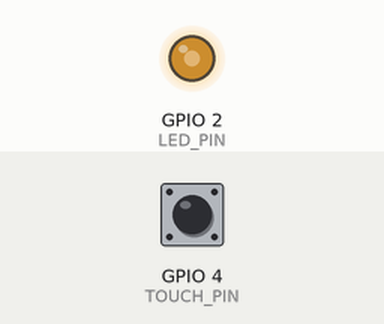
Bench run of a sketch on a simulated ESP32. Parts: output pins drawn as LEDs (lit = HIGH). The test bench sets the inputs (shaded band); at power-on: GPIO 4 (TOUCH_PIN) HIGH. WiFi joins after 1.5 s; servers stay silent unless stated; uploads are accepted with an empty reply; EEPROM starts erased; what the sketch prints to the serial monitor is not drawn. At 2.1 s the program puts the board to deep sleep or switches it off; the recording ends there.

Above: at 0.05 s.
At 0.3 s:
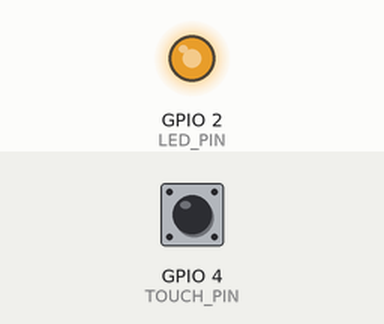
At 0.6 s:
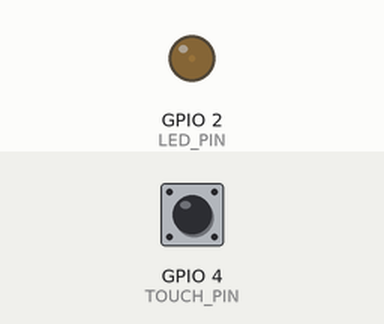
At 0.8 s:
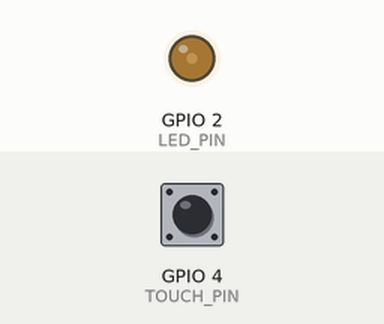
Timing chart, 0 to 2.1 s (numbered marks = the images above):
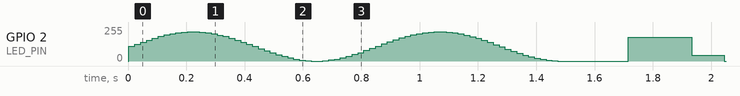

The sketch:

esp32-sentinel-watchdog.ino
```cpp
#include <WiFi.h>
#include <HTTPClient.h>
#include <WiFiClientSecure.h>
#include <rom/rtc.h>
#include <Preferences.h>
#include <math.h>

#include "secrets.h"  // Dane dostępowe poza repozytorium -> skopiuj secrets.example.h jako secrets.h

// ==========================================
// 1. KONFIGURACJA SIECI I USŁUGI
// ==========================================
const char* primary_ssid     = SECRET_PRIMARY_SSID;
const char* primary_password = SECRET_PRIMARY_PASSWORD;

const char* backup_ssid      = SECRET_BACKUP_SSID;      // "" = failover wyłączony
const char* backup_password  = SECRET_BACKUP_PASSWORD;

const char* hc_uuid          = SECRET_HC_UUID;

#define TIME_TO_SLEEP 60
#define MICROSECONDS_TO_SECONDS 1000000ULL

#define LED_PIN   2
#define TOUCH_PIN 4  // GPIO 4 (T0 / D4) -> Dotyk wybudzający

// ==========================================
// 2. PAMIĘĆ RTC I FLASH NVS
// ==========================================
RTC_DATA_ATTR int sessionBootCount = 0;
RTC_DATA_ATTR int sessionSuccessfulPings = 0;
RTC_DATA_ATTR int sessionFailedPings = 0;
RTC_DATA_ATTR unsigned long cumulativeActiveTimeMs = 0;

Preferences prefs;
uint32_t lifetimePowerOutages = 0;

// ==========================================
// 3. EFEKTY ŚWIETLNE LED (PWM)
// ==========================================
void ledAviatorStrobe() {
  analogWrite(LED_PIN, 255); delay(15);
  analogWrite(LED_PIN, 0);   delay(25);
  analogWrite(LED_PIN, 255); delay(15);
  analogWrite(LED_PIN, 0);
}

void ledHeartbeatPulse() {
  for (int b = 0; b <= 180; b += 35) { analogWrite(LED_PIN, b); delay(2); }
  for (int b = 180; b >= 20; b -= 45) { analogWrite(LED_PIN, b); delay(2); }
  delay(15);
  for (int b = 20; b <= 255; b += 50) { analogWrite(LED_PIN, b); delay(2); }
  for (int b = 255; b >= 0; b -= 15) {
    analogWrite(LED_PIN, b);
    delay(5);
  }
  analogWrite(LED_PIN, 0);
}

void ledTacticalError() {
  for (int i = 0; i < 3; i++) {
    analogWrite(LED_PIN, 255); delay(40);
    analogWrite(LED_PIN, 0);   delay(40);
  }
}

// ==========================================
// 4. POMIARY SYSTEMOWE
// ==========================================
String getResetReasonName(RESET_REASON reason) {
  switch (reason) {
    case 1:  return "POWERON_RESET";
    case 3:  return "SW_RESET";
    case 5:  return "DEEPSLEEP_RESET";
    case 15: return "BROWNOUT_RESET";
    default: return "RESET_CODE_" + String(reason);
  }
}

unsigned long measureGatewayLatency(IPAddress gw) {
  unsigned long start = millis();
  WiFiClient tcp;
  tcp.setTimeout(350);
  if (tcp.connect(gw, 53) || tcp.connect(gw, 80)) {
    unsigned long lat = millis() - start;
    tcp.stop();
    return lat;
  }
  return 0;
}

void goToSleep() {
  analogWrite(LED_PIN, 0);
  pinMode(LED_PIN, OUTPUT);
  digitalWrite(LED_PIN, LOW);

  WiFi.disconnect(true);
  WiFi.mode(WIFI_OFF);

  // Dynamiczna adaptacja progu do aktualnego uziemienia i zasilacza
  int baseline = touchRead(TOUCH_PIN);
  int dynamicThreshold = (baseline > 35) ? (int)(baseline * 0.72) : 48;

  touchSleepWakeUpEnable(TOUCH_PIN, dynamicThreshold);  // API przyjmuje numer GPIO, nie kanał T0
  esp_sleep_enable_timer_wakeup(TIME_TO_SLEEP * MICROSECONDS_TO_SECONDS);

  Serial.printf("[SYSTEM] Deep Sleep (60s)... [Base: %d | Thresh: %d]\n", baseline, dynamicThreshold);
  Serial.flush();
  esp_deep_sleep_start();
}

// ==========================================
// 5. GŁÓWNY SETUP PROGRAMU
// ==========================================
void setup() {
  unsigned long executionStart = millis();
  Serial.begin(115200);

  sessionBootCount++;
  RESET_REASON rReason = rtc_get_reset_reason(0);
  esp_sleep_wakeup_cause_t wakeupCause = esp_sleep_get_wakeup_cause();

  prefs.begin("sentinel", false);
  lifetimePowerOutages = prefs.getUInt("pwr_cuts", 0);

  String triggerText = "TIMER (60s Auto)";

  if (wakeupCause == ESP_SLEEP_WAKEUP_TOUCHPAD) {
    ledAviatorStrobe();
    triggerText = "TOUCH (GPIO 4 Ping)";
  } else if (rReason == 1 || rReason == 15) {
    triggerText = "COLD_BOOT / POWER_ON";
    lifetimePowerOutages++;
    prefs.putUInt("pwr_cuts", lifetimePowerOutages);
  }

  // --- KROK 1: ŁĄCZENIE Z WI-FI Z PULSOWANIEM ---
  WiFi.mode(WIFI_STA);
  String activeSSID = primary_ssid;
  WiFi.begin(primary_ssid, primary_password);

  unsigned long wifiStart = millis();
  int breathStep = 0;

  while (WiFi.status() != WL_CONNECTED && (millis() - wifiStart) < 8000) {
    int brightness = (int)((sin(breathStep * 0.15) + 1.0) * 110.0);
    analogWrite(LED_PIN, constrain(brightness, 0, 255));
    breathStep++;
    delay(20);
  }

  // Failover na sieć zapasową
  if (WiFi.status() != WL_CONNECTED && strlen(backup_ssid) > 0) {
    WiFi.disconnect();
    activeSSID = String(backup_ssid) + " (FAILOVER)";
    WiFi.begin(backup_ssid, backup_password);
    unsigned long backupStart = millis();
    while (WiFi.status() != WL_CONNECTED && (millis() - backupStart) < 8000) {
      int brightness = (int)((sin(breathStep * 0.15) + 1.0) * 110.0);
      analogWrite(LED_PIN, constrain(brightness, 0, 255));
      breathStep++;
      delay(20);
    }
  }

  analogWrite(LED_PIN, 0);
  unsigned long wifiDuration = millis() - wifiStart;

  if (WiFi.status() != WL_CONNECTED) {
    sessionFailedPings++;
    prefs.end();
    ledTacticalError();
    cumulativeActiveTimeMs += (millis() - executionStart);
    goToSleep();
  }

  // --- KROK 2: POMIARY TELEMETRYCZNE ---
  unsigned long gwLatency = measureGatewayLatency(WiFi.gatewayIP());

  unsigned long dnsStart = millis();
  IPAddress resolvedIP;
  bool dnsSuccess = WiFi.hostByName("hc-ping.com", resolvedIP);
  unsigned long dnsDuration = millis() - dnsStart;

  int rssi = WiFi.RSSI();
  int linkQuality = constrain(2 * (rssi + 100), 0, 100);
  float chipTemp = temperatureRead();

  float sessionSla = 100.0;
  if ((sessionSuccessfulPings + sessionFailedPings) > 0) {
    sessionSla = ((float)sessionSuccessfulPings / (float)(sessionSuccessfulPings + sessionFailedPings)) * 100.0;
  }

  // --- KROK 3: BUDOWA RAPORTU POST ---
  String payload = "Status: OK\n";
  payload += "Report Trigger: " + triggerText + "\n";
  payload += "Reset Reason: " + getResetReasonName(rReason) + "\n";
  payload += "Lifetime Power Cuts: " + String(lifetimePowerOutages) + "\n";
  payload += "Session Sent Pings: " + String(sessionSuccessfulPings + 1) + "\n";
  payload += "Session Boot Count: " + String(sessionBootCount) + "\n";
  payload += "Session SLA: " + String(sessionSla, 1) + " %\n";
  payload += "Active SSID: " + activeSSID + "\n";
  payload += "BSSID (AP MAC): " + WiFi.BSSIDstr() + "\n";
  payload += "Wi-Fi RSSI: " + String(rssi) + " dBm (Link Quality: " + String(linkQuality) + " %)\n";
  payload += "Wi-Fi Join Time: " + String(wifiDuration) + " ms\n";
  payload += "Assigned IP: " + WiFi.localIP().toString() + "\n";
  payload += "Gateway IP: " + WiFi.gatewayIP().toString() + "\n";
  payload += "LAN Gateway RTT: " + String(gwLatency > 0 ? String(gwLatency) + " ms" : "N/A") + "\n";
  payload += "DNS Resolve: " + String(dnsDuration) + " ms (" + resolvedIP.toString() + ")\n";
  payload += "CPU Clock: " + String(ESP.getCpuFreqMHz()) + " MHz\n";
  payload += "Free Heap: " + String(ESP.getFreeHeap()) + " bytes\n";
  payload += "Min Free Heap: " + String(ESP.getMinFreeHeap()) + " bytes\n";
  payload += "Chip Temp: " + String(chipTemp, 1) + " °C\n";
  payload += "Active Exec Time: " + String(millis() - executionStart) + " ms";

  // --- KROK 4: WYSYŁANIE HTTPS POST ---
  analogWrite(LED_PIN, 180);
  WiFiClientSecure client;
  client.setInsecure();

  HTTPClient http;
  String finalUrl = "https://hc-ping.com/" + String(hc_uuid);
  http.begin(client, finalUrl);
  http.setTimeout(7000);
  http.addHeader("Content-Type", "text/plain");

  int httpCode = http.POST(payload);
  analogWrite(LED_PIN, 0);
  http.end();

  if (httpCode == 200) {
    sessionSuccessfulPings++;
    ledHeartbeatPulse();
  } else {
    sessionFailedPings++;
    ledTacticalError();
  }

  prefs.end();
  cumulativeActiveTimeMs += (millis() - executionStart);

  goToSleep();
}

void loop() {}
```

secrets.example.h
```cpp
#pragma once

// ==========================================
// Credentials template
// ==========================================
// 1. Copy this file to `secrets.h` (same folder as the .ino).
// 2. Fill in your own values.
// 3. `secrets.h` is listed in .gitignore and never leaves your machine.

// Primary Wi-Fi network
#define SECRET_PRIMARY_SSID     "your-primary-ssid"
#define SECRET_PRIMARY_PASSWORD "your-primary-password"

// Backup Wi-Fi network (failover). Leave the SSID empty ("") to disable.
#define SECRET_BACKUP_SSID      ""
#define SECRET_BACKUP_PASSWORD  ""

// healthchecks.io ping UUID - the last part of your check's ping URL:
// https://hc-ping.com/<UUID>
// Treat it like a password: anyone who has it can ping (or spoof) your check.
#define SECRET_HC_UUID          "00000000-0000-0000-0000-000000000000"
```
